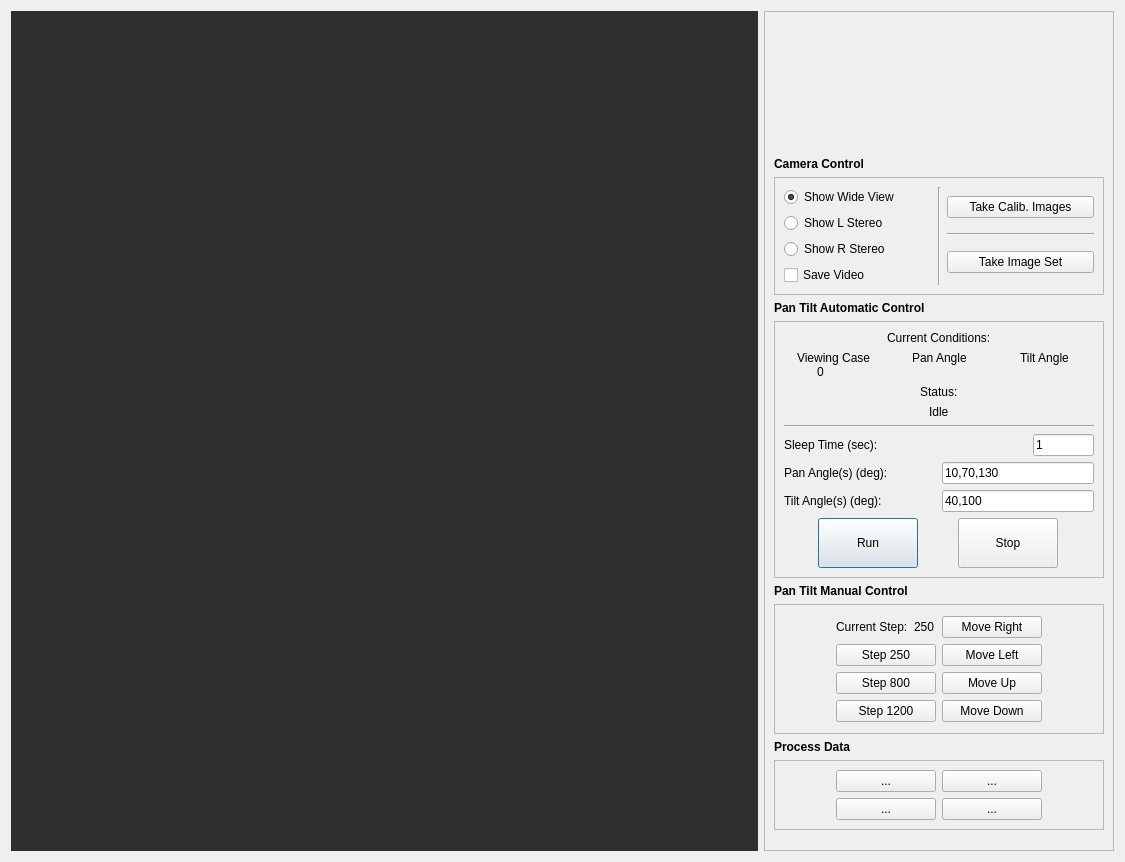
<?xml version="1.0" encoding="UTF-8"?>
<ui version="4.0">
 <class>Dialog</class>
 <widget class="QDialog" name="Dialog">
  <property name="geometry">
   <rect>
    <x>0</x>
    <y>0</y>
    <width>1125</width>
    <height>862</height>
   </rect>
  </property>
  <property name="windowTitle">
   <string>Dialog</string>
  </property>
  <layout class="QGridLayout" name="gridLayout_4">
   <item row="0" column="0">
    <widget class="QLabel" name="MainImage">
     <property name="sizePolicy">
      <sizepolicy hsizetype="Minimum" vsizetype="Expanding">
       <horstretch>6</horstretch>
       <verstretch>0</verstretch>
      </sizepolicy>
     </property>
     <property name="toolTip">
      <string>Time between each view.</string>
     </property>
     <property name="styleSheet">
      <string notr="true">background-color: rgb(47, 47, 47);</string>
     </property>
     <property name="text">
      <string/>
     </property>
    </widget>
   </item>
   <item row="0" column="1">
    <widget class="QScrollArea" name="scrollArea">
     <property name="sizePolicy">
      <sizepolicy hsizetype="Fixed" vsizetype="Expanding">
       <horstretch>0</horstretch>
       <verstretch>0</verstretch>
      </sizepolicy>
     </property>
     <property name="minimumSize">
      <size>
       <width>350</width>
       <height>0</height>
      </size>
     </property>
     <property name="baseSize">
      <size>
       <width>100</width>
       <height>0</height>
      </size>
     </property>
     <property name="horizontalScrollBarPolicy">
      <enum>Qt::ScrollBarAlwaysOff</enum>
     </property>
     <property name="widgetResizable">
      <bool>true</bool>
     </property>
     <widget class="QWidget" name="scrollAreaWidgetContents">
      <property name="geometry">
       <rect>
        <x>0</x>
        <y>0</y>
        <width>385</width>
        <height>847</height>
       </rect>
      </property>
      <layout class="QGridLayout" name="gridLayout_2">
       <item row="0" column="0">
        <layout class="QVBoxLayout" name="verticalLayout" stretch="0,0,0,0,0,0,0,0,0,0">
         <property name="topMargin">
          <number>0</number>
         </property>
         <item>
          <widget class="QLabel" name="label_6">
           <property name="text">
            <string/>
           </property>
          </widget>
         </item>
         <item>
          <widget class="QLabel" name="CollectImage">
           <property name="sizePolicy">
            <sizepolicy hsizetype="Fixed" vsizetype="Fixed">
             <horstretch>0</horstretch>
             <verstretch>0</verstretch>
            </sizepolicy>
           </property>
           <property name="font">
            <font>
             <weight>75</weight>
             <bold>true</bold>
            </font>
           </property>
           <property name="styleSheet">
            <string notr="true"/>
           </property>
           <property name="text">
            <string>Camera Control</string>
           </property>
           <property name="alignment">
            <set>Qt::AlignLeading|Qt::AlignLeft|Qt::AlignVCenter</set>
           </property>
          </widget>
         </item>
         <item>
          <widget class="QFrame" name="frame_4">
           <property name="sizePolicy">
            <sizepolicy hsizetype="Preferred" vsizetype="Fixed">
             <horstretch>0</horstretch>
             <verstretch>0</verstretch>
            </sizepolicy>
           </property>
           <property name="frameShape">
            <enum>QFrame::StyledPanel</enum>
           </property>
           <property name="frameShadow">
            <enum>QFrame::Raised</enum>
           </property>
           <layout class="QGridLayout" name="gridLayout">
            <item row="0" column="0">
             <layout class="QVBoxLayout" name="verticalLayout_4">
              <item>
               <layout class="QHBoxLayout" name="horizontalLayout" stretch="0,0,0">
                <item>
                 <layout class="QVBoxLayout" name="verticalLayout_2">
                  <item>
                   <layout class="QVBoxLayout" name="verticalLayout_5">
                    <item>
                     <widget class="QRadioButton" name="ShowWideView">
                      <property name="focusPolicy">
                       <enum>Qt::NoFocus</enum>
                      </property>
                      <property name="text">
                       <string>Show Wide View</string>
                      </property>
                      <property name="checked">
                       <bool>true</bool>
                      </property>
                     </widget>
                    </item>
                    <item>
                     <widget class="QRadioButton" name="ShowLStereo">
                      <property name="focusPolicy">
                       <enum>Qt::NoFocus</enum>
                      </property>
                      <property name="text">
                       <string>Show L Stereo</string>
                      </property>
                     </widget>
                    </item>
                    <item>
                     <widget class="QRadioButton" name="ShowRStereo">
                      <property name="focusPolicy">
                       <enum>Qt::NoFocus</enum>
                      </property>
                      <property name="text">
                       <string>Show R Stereo</string>
                      </property>
                     </widget>
                    </item>
                   </layout>
                  </item>
                  <item>
                   <widget class="QCheckBox" name="SaveVideo">
                    <property name="focusPolicy">
                     <enum>Qt::NoFocus</enum>
                    </property>
                    <property name="text">
                     <string>Save Video</string>
                    </property>
                   </widget>
                  </item>
                 </layout>
                </item>
                <item>
                 <widget class="Line" name="line">
                  <property name="orientation">
                   <enum>Qt::Vertical</enum>
                  </property>
                 </widget>
                </item>
                <item>
                 <layout class="QVBoxLayout" name="verticalLayout_6">
                  <item>
                   <widget class="QPushButton" name="TakeCalibImages">
                    <property name="focusPolicy">
                     <enum>Qt::NoFocus</enum>
                    </property>
                    <property name="text">
                     <string>Take Calib. Images</string>
                    </property>
                   </widget>
                  </item>
                  <item>
                   <widget class="Line" name="line_2">
                    <property name="orientation">
                     <enum>Qt::Horizontal</enum>
                    </property>
                   </widget>
                  </item>
                  <item>
                   <widget class="QPushButton" name="TakeImageSet">
                    <property name="sizePolicy">
                     <sizepolicy hsizetype="Minimum" vsizetype="Fixed">
                      <horstretch>0</horstretch>
                      <verstretch>0</verstretch>
                     </sizepolicy>
                    </property>
                    <property name="focusPolicy">
                     <enum>Qt::NoFocus</enum>
                    </property>
                    <property name="text">
                     <string>Take Image Set</string>
                    </property>
                   </widget>
                  </item>
                 </layout>
                </item>
               </layout>
              </item>
             </layout>
            </item>
           </layout>
          </widget>
         </item>
         <item>
          <widget class="QLabel" name="ManualControl">
           <property name="sizePolicy">
            <sizepolicy hsizetype="Fixed" vsizetype="Fixed">
             <horstretch>0</horstretch>
             <verstretch>0</verstretch>
            </sizepolicy>
           </property>
           <property name="font">
            <font>
             <weight>75</weight>
             <bold>true</bold>
            </font>
           </property>
           <property name="text">
            <string>Pan Tilt Automatic Control</string>
           </property>
          </widget>
         </item>
         <item>
          <widget class="QFrame" name="frame_6">
           <property name="sizePolicy">
            <sizepolicy hsizetype="Preferred" vsizetype="Fixed">
             <horstretch>0</horstretch>
             <verstretch>0</verstretch>
            </sizepolicy>
           </property>
           <property name="frameShape">
            <enum>QFrame::StyledPanel</enum>
           </property>
           <property name="frameShadow">
            <enum>QFrame::Raised</enum>
           </property>
           <layout class="QVBoxLayout" name="verticalLayout_3">
            <item>
             <layout class="QVBoxLayout" name="verticalLayout_10">
              <item>
               <layout class="QVBoxLayout" name="verticalLayout_21">
                <item>
                 <layout class="QHBoxLayout" name="horizontalLayout_31" stretch="0">
                  <item>
                   <widget class="QLabel" name="StatusLabel_5">
                    <property name="sizePolicy">
                     <sizepolicy hsizetype="Maximum" vsizetype="Preferred">
                      <horstretch>0</horstretch>
                      <verstretch>0</verstretch>
                     </sizepolicy>
                    </property>
                    <property name="styleSheet">
                     <string notr="true"/>
                    </property>
                    <property name="text">
                     <string>Current Conditions:</string>
                    </property>
                   </widget>
                  </item>
                 </layout>
                </item>
                <item>
                 <layout class="QHBoxLayout" name="horizontalLayout_11">
                  <item>
                   <layout class="QVBoxLayout" name="verticalLayout_27">
                    <property name="spacing">
                     <number>0</number>
                    </property>
                    <item>
                     <layout class="QHBoxLayout" name="horizontalLayout_32">
                      <item>
                       <widget class="QLabel" name="label_25">
                        <property name="text">
                         <string/>
                        </property>
                       </widget>
                      </item>
                      <item>
                       <widget class="QLabel" name="label_31">
                        <property name="text">
                         <string>Viewing Case</string>
                        </property>
                       </widget>
                      </item>
                      <item>
                       <widget class="QLabel" name="label_44">
                        <property name="text">
                         <string/>
                        </property>
                       </widget>
                      </item>
                     </layout>
                    </item>
                    <item>
                     <layout class="QHBoxLayout" name="horizontalLayout_33">
                      <item>
                       <widget class="QLabel" name="label_45">
                        <property name="text">
                         <string/>
                        </property>
                       </widget>
                      </item>
                      <item>
                       <widget class="QLabel" name="ViewLabel">
                        <property name="styleSheet">
                         <string notr="true">font: 63 11pt &quot;Ubuntu&quot;;</string>
                        </property>
                        <property name="text">
                         <string>0</string>
                        </property>
                       </widget>
                      </item>
                      <item>
                       <widget class="QLabel" name="label_46">
                        <property name="text">
                         <string/>
                        </property>
                       </widget>
                      </item>
                     </layout>
                    </item>
                   </layout>
                  </item>
                  <item>
                   <layout class="QVBoxLayout" name="verticalLayout_28">
                    <property name="spacing">
                     <number>0</number>
                    </property>
                    <item>
                     <layout class="QHBoxLayout" name="horizontalLayout_34">
                      <item>
                       <widget class="QLabel" name="label_17">
                        <property name="text">
                         <string/>
                        </property>
                       </widget>
                      </item>
                      <item>
                       <widget class="QLabel" name="label_19">
                        <property name="text">
                         <string>Pan Angle</string>
                        </property>
                       </widget>
                      </item>
                      <item>
                       <widget class="QLabel" name="label_20">
                        <property name="text">
                         <string/>
                        </property>
                       </widget>
                      </item>
                     </layout>
                    </item>
                    <item>
                     <layout class="QHBoxLayout" name="horizontalLayout_35">
                      <item>
                       <widget class="QLabel" name="label_47">
                        <property name="text">
                         <string/>
                        </property>
                       </widget>
                      </item>
                      <item>
                       <widget class="QLabel" name="AzLabel">
                        <property name="styleSheet">
                         <string notr="true">font: 63 11pt &quot;Ubuntu&quot;;</string>
                        </property>
                        <property name="text">
                         <string/>
                        </property>
                       </widget>
                      </item>
                      <item>
                       <widget class="QLabel" name="label_48">
                        <property name="text">
                         <string/>
                        </property>
                       </widget>
                      </item>
                     </layout>
                    </item>
                   </layout>
                  </item>
                  <item>
                   <layout class="QVBoxLayout" name="verticalLayout_29">
                    <property name="spacing">
                     <number>0</number>
                    </property>
                    <item>
                     <layout class="QHBoxLayout" name="horizontalLayout_36">
                      <item>
                       <widget class="QLabel" name="label_49">
                        <property name="text">
                         <string/>
                        </property>
                       </widget>
                      </item>
                      <item>
                       <widget class="QLabel" name="label_50">
                        <property name="text">
                         <string>Tilt Angle</string>
                        </property>
                       </widget>
                      </item>
                      <item>
                       <widget class="QLabel" name="label_51">
                        <property name="text">
                         <string/>
                        </property>
                       </widget>
                      </item>
                     </layout>
                    </item>
                    <item>
                     <layout class="QHBoxLayout" name="horizontalLayout_37">
                      <item>
                       <widget class="QLabel" name="label_52">
                        <property name="text">
                         <string/>
                        </property>
                       </widget>
                      </item>
                      <item>
                       <widget class="QLabel" name="ZenLabel">
                        <property name="styleSheet">
                         <string notr="true">font: 63 11pt &quot;Ubuntu&quot;;</string>
                        </property>
                        <property name="text">
                         <string/>
                        </property>
                       </widget>
                      </item>
                      <item>
                       <widget class="QLabel" name="label_53">
                        <property name="text">
                         <string/>
                        </property>
                       </widget>
                      </item>
                     </layout>
                    </item>
                   </layout>
                  </item>
                 </layout>
                </item>
               </layout>
              </item>
              <item alignment="Qt::AlignHCenter">
               <widget class="QLabel" name="label_54">
                <property name="text">
                 <string>Status:</string>
                </property>
               </widget>
              </item>
              <item>
               <layout class="QHBoxLayout" name="horizontalLayout_38" stretch="0">
                <item>
                 <widget class="QLabel" name="StatusLabel">
                  <property name="sizePolicy">
                   <sizepolicy hsizetype="Maximum" vsizetype="Preferred">
                    <horstretch>0</horstretch>
                    <verstretch>0</verstretch>
                   </sizepolicy>
                  </property>
                  <property name="styleSheet">
                   <string notr="true">font: 63 11pt &quot;Ubuntu&quot;;</string>
                  </property>
                  <property name="text">
                   <string>Idle</string>
                  </property>
                 </widget>
                </item>
               </layout>
              </item>
              <item>
               <widget class="Line" name="line_5">
                <property name="orientation">
                 <enum>Qt::Horizontal</enum>
                </property>
               </widget>
              </item>
              <item>
               <layout class="QVBoxLayout" name="verticalLayout_11">
                <item>
                 <layout class="QHBoxLayout" name="horizontalLayout_7" stretch="4,1">
                  <item>
                   <widget class="QLabel" name="label_5">
                    <property name="text">
                     <string>Sleep Time (sec):          </string>
                    </property>
                   </widget>
                  </item>
                  <item>
                   <widget class="QLineEdit" name="TimeInput">
                    <property name="sizePolicy">
                     <sizepolicy hsizetype="Preferred" vsizetype="Fixed">
                      <horstretch>0</horstretch>
                      <verstretch>0</verstretch>
                     </sizepolicy>
                    </property>
                    <property name="text">
                     <string>1</string>
                    </property>
                   </widget>
                  </item>
                 </layout>
                </item>
                <item>
                 <layout class="QHBoxLayout" name="horizontalLayout_39">
                  <item>
                   <widget class="QLabel" name="label_12">
                    <property name="text">
                     <string>Pan Angle(s) (deg):  </string>
                    </property>
                   </widget>
                  </item>
                  <item>
                   <widget class="QLineEdit" name="AzInput">
                    <property name="sizePolicy">
                     <sizepolicy hsizetype="Preferred" vsizetype="Fixed">
                      <horstretch>0</horstretch>
                      <verstretch>0</verstretch>
                     </sizepolicy>
                    </property>
                    <property name="text">
                     <string>10,70,130</string>
                    </property>
                    <property name="readOnly">
                     <bool>false</bool>
                    </property>
                    <property name="placeholderText">
                     <string>angle1,angle2...</string>
                    </property>
                    <property name="cursorMoveStyle">
                     <enum>Qt::VisualMoveStyle</enum>
                    </property>
                   </widget>
                  </item>
                 </layout>
                </item>
                <item>
                 <layout class="QHBoxLayout" name="horizontalLayout_40">
                  <item>
                   <widget class="QLabel" name="label_55">
                    <property name="text">
                     <string>Tilt Angle(s) (deg):</string>
                    </property>
                   </widget>
                  </item>
                  <item>
                   <widget class="QLineEdit" name="ZenInput">
                    <property name="sizePolicy">
                     <sizepolicy hsizetype="Preferred" vsizetype="Fixed">
                      <horstretch>0</horstretch>
                      <verstretch>0</verstretch>
                     </sizepolicy>
                    </property>
                    <property name="text">
                     <string>40,100</string>
                    </property>
                    <property name="placeholderText">
                     <string>angle1,angle2...</string>
                    </property>
                   </widget>
                  </item>
                 </layout>
                </item>
               </layout>
              </item>
              <item>
               <layout class="QHBoxLayout" name="horizontalLayout_41">
                <item>
                 <widget class="QPushButton" name="Run">
                  <property name="sizePolicy">
                   <sizepolicy hsizetype="Fixed" vsizetype="Fixed">
                    <horstretch>0</horstretch>
                    <verstretch>0</verstretch>
                   </sizepolicy>
                  </property>
                  <property name="minimumSize">
                   <size>
                    <width>100</width>
                    <height>50</height>
                   </size>
                  </property>
                  <property name="baseSize">
                   <size>
                    <width>100</width>
                    <height>75</height>
                   </size>
                  </property>
                  <property name="text">
                   <string>Run</string>
                  </property>
                 </widget>
                </item>
                <item>
                 <widget class="QPushButton" name="Stop">
                  <property name="sizePolicy">
                   <sizepolicy hsizetype="Fixed" vsizetype="Fixed">
                    <horstretch>0</horstretch>
                    <verstretch>0</verstretch>
                   </sizepolicy>
                  </property>
                  <property name="minimumSize">
                   <size>
                    <width>100</width>
                    <height>50</height>
                   </size>
                  </property>
                  <property name="baseSize">
                   <size>
                    <width>100</width>
                    <height>75</height>
                   </size>
                  </property>
                  <property name="text">
                   <string>Stop</string>
                  </property>
                 </widget>
                </item>
               </layout>
              </item>
             </layout>
            </item>
           </layout>
          </widget>
         </item>
         <item>
          <widget class="QLabel" name="ManualControl_2">
           <property name="sizePolicy">
            <sizepolicy hsizetype="Fixed" vsizetype="Fixed">
             <horstretch>0</horstretch>
             <verstretch>0</verstretch>
            </sizepolicy>
           </property>
           <property name="font">
            <font>
             <weight>75</weight>
             <bold>true</bold>
            </font>
           </property>
           <property name="text">
            <string>Pan Tilt Manual Control</string>
           </property>
          </widget>
         </item>
         <item>
          <widget class="QFrame" name="frame">
           <property name="frameShape">
            <enum>QFrame::StyledPanel</enum>
           </property>
           <property name="frameShadow">
            <enum>QFrame::Raised</enum>
           </property>
           <layout class="QGridLayout" name="gridLayout_5">
            <item row="0" column="0">
             <layout class="QHBoxLayout" name="horizontalLayout_44">
              <item>
               <layout class="QVBoxLayout" name="verticalLayout_14">
                <item>
                 <layout class="QHBoxLayout" name="horizontalLayout_45">
                  <item>
                   <widget class="QLabel" name="label_9">
                    <property name="styleSheet">
                     <string notr="true">font: 63 8pt &quot;Ubuntu&quot;;</string>
                    </property>
                    <property name="text">
                     <string>Current Step:</string>
                    </property>
                   </widget>
                  </item>
                  <item>
                   <widget class="QLabel" name="CurrentStep_4">
                    <property name="styleSheet">
                     <string notr="true">font: 63 9pt &quot;Ubuntu&quot;;</string>
                    </property>
                    <property name="text">
                     <string>250</string>
                    </property>
                   </widget>
                  </item>
                 </layout>
                </item>
                <item>
                 <widget class="QPushButton" name="Step1">
                  <property name="sizePolicy">
                   <sizepolicy hsizetype="Minimum" vsizetype="Fixed">
                    <horstretch>0</horstretch>
                    <verstretch>0</verstretch>
                   </sizepolicy>
                  </property>
                  <property name="maximumSize">
                   <size>
                    <width>100</width>
                    <height>16777215</height>
                   </size>
                  </property>
                  <property name="text">
                   <string>Step 250</string>
                  </property>
                 </widget>
                </item>
                <item>
                 <widget class="QPushButton" name="Step2">
                  <property name="sizePolicy">
                   <sizepolicy hsizetype="Minimum" vsizetype="Fixed">
                    <horstretch>0</horstretch>
                    <verstretch>0</verstretch>
                   </sizepolicy>
                  </property>
                  <property name="maximumSize">
                   <size>
                    <width>100</width>
                    <height>16777215</height>
                   </size>
                  </property>
                  <property name="text">
                   <string>Step 800</string>
                  </property>
                 </widget>
                </item>
                <item>
                 <widget class="QPushButton" name="Step3">
                  <property name="sizePolicy">
                   <sizepolicy hsizetype="Minimum" vsizetype="Fixed">
                    <horstretch>0</horstretch>
                    <verstretch>0</verstretch>
                   </sizepolicy>
                  </property>
                  <property name="maximumSize">
                   <size>
                    <width>100</width>
                    <height>16777215</height>
                   </size>
                  </property>
                  <property name="text">
                   <string>Step 1200</string>
                  </property>
                 </widget>
                </item>
               </layout>
              </item>
              <item>
               <layout class="QVBoxLayout" name="verticalLayout_31">
                <item>
                 <widget class="QPushButton" name="MoveRight">
                  <property name="sizePolicy">
                   <sizepolicy hsizetype="Minimum" vsizetype="Fixed">
                    <horstretch>0</horstretch>
                    <verstretch>0</verstretch>
                   </sizepolicy>
                  </property>
                  <property name="maximumSize">
                   <size>
                    <width>100</width>
                    <height>16777215</height>
                   </size>
                  </property>
                  <property name="text">
                   <string>Move Right</string>
                  </property>
                 </widget>
                </item>
                <item>
                 <widget class="QPushButton" name="MoveLeft">
                  <property name="sizePolicy">
                   <sizepolicy hsizetype="Minimum" vsizetype="Fixed">
                    <horstretch>0</horstretch>
                    <verstretch>0</verstretch>
                   </sizepolicy>
                  </property>
                  <property name="maximumSize">
                   <size>
                    <width>100</width>
                    <height>16777215</height>
                   </size>
                  </property>
                  <property name="text">
                   <string>Move Left</string>
                  </property>
                 </widget>
                </item>
                <item>
                 <widget class="QPushButton" name="MoveUp">
                  <property name="sizePolicy">
                   <sizepolicy hsizetype="Minimum" vsizetype="Fixed">
                    <horstretch>0</horstretch>
                    <verstretch>0</verstretch>
                   </sizepolicy>
                  </property>
                  <property name="maximumSize">
                   <size>
                    <width>100</width>
                    <height>16777215</height>
                   </size>
                  </property>
                  <property name="text">
                   <string>Move Up</string>
                  </property>
                 </widget>
                </item>
                <item>
                 <widget class="QPushButton" name="MoveDown">
                  <property name="sizePolicy">
                   <sizepolicy hsizetype="Minimum" vsizetype="Fixed">
                    <horstretch>0</horstretch>
                    <verstretch>0</verstretch>
                   </sizepolicy>
                  </property>
                  <property name="maximumSize">
                   <size>
                    <width>100</width>
                    <height>16777215</height>
                   </size>
                  </property>
                  <property name="text">
                   <string>Move Down</string>
                  </property>
                 </widget>
                </item>
               </layout>
              </item>
             </layout>
            </item>
           </layout>
          </widget>
         </item>
         <item>
          <widget class="QLabel" name="ProcessData">
           <property name="sizePolicy">
            <sizepolicy hsizetype="Fixed" vsizetype="Fixed">
             <horstretch>0</horstretch>
             <verstretch>0</verstretch>
            </sizepolicy>
           </property>
           <property name="font">
            <font>
             <weight>75</weight>
             <bold>true</bold>
            </font>
           </property>
           <property name="text">
            <string>Process Data</string>
           </property>
          </widget>
         </item>
         <item>
          <widget class="QFrame" name="frame_5">
           <property name="sizePolicy">
            <sizepolicy hsizetype="Preferred" vsizetype="Fixed">
             <horstretch>0</horstretch>
             <verstretch>0</verstretch>
            </sizepolicy>
           </property>
           <property name="frameShape">
            <enum>QFrame::StyledPanel</enum>
           </property>
           <property name="frameShadow">
            <enum>QFrame::Raised</enum>
           </property>
           <layout class="QGridLayout" name="gridLayout_3">
            <item row="0" column="0">
             <layout class="QVBoxLayout" name="verticalLayout_18">
              <item>
               <layout class="QHBoxLayout" name="horizontalLayout_9">
                <item>
                 <layout class="QVBoxLayout" name="verticalLayout_19">
                  <item>
                   <widget class="QPushButton" name="Calibrate_2">
                    <property name="sizePolicy">
                     <sizepolicy hsizetype="Minimum" vsizetype="Fixed">
                      <horstretch>0</horstretch>
                      <verstretch>0</verstretch>
                     </sizepolicy>
                    </property>
                    <property name="maximumSize">
                     <size>
                      <width>100</width>
                      <height>16777215</height>
                     </size>
                    </property>
                    <property name="text">
                     <string>...</string>
                    </property>
                   </widget>
                  </item>
                  <item>
                   <widget class="QPushButton" name="pushButton_15">
                    <property name="sizePolicy">
                     <sizepolicy hsizetype="Minimum" vsizetype="Fixed">
                      <horstretch>0</horstretch>
                      <verstretch>0</verstretch>
                     </sizepolicy>
                    </property>
                    <property name="maximumSize">
                     <size>
                      <width>100</width>
                      <height>16777215</height>
                     </size>
                    </property>
                    <property name="text">
                     <string>...</string>
                    </property>
                   </widget>
                  </item>
                 </layout>
                </item>
                <item>
                 <layout class="QVBoxLayout" name="verticalLayout_20">
                  <item>
                   <widget class="QPushButton" name="pushButton_16">
                    <property name="sizePolicy">
                     <sizepolicy hsizetype="Minimum" vsizetype="Fixed">
                      <horstretch>0</horstretch>
                      <verstretch>0</verstretch>
                     </sizepolicy>
                    </property>
                    <property name="maximumSize">
                     <size>
                      <width>100</width>
                      <height>16777215</height>
                     </size>
                    </property>
                    <property name="text">
                     <string>...</string>
                    </property>
                   </widget>
                  </item>
                  <item>
                   <widget class="QPushButton" name="pushButton_17">
                    <property name="sizePolicy">
                     <sizepolicy hsizetype="Minimum" vsizetype="Fixed">
                      <horstretch>0</horstretch>
                      <verstretch>0</verstretch>
                     </sizepolicy>
                    </property>
                    <property name="maximumSize">
                     <size>
                      <width>100</width>
                      <height>16777215</height>
                     </size>
                    </property>
                    <property name="text">
                     <string>...</string>
                    </property>
                   </widget>
                  </item>
                 </layout>
                </item>
               </layout>
              </item>
             </layout>
            </item>
           </layout>
          </widget>
         </item>
         <item>
          <widget class="QLabel" name="label_2">
           <property name="sizePolicy">
            <sizepolicy hsizetype="MinimumExpanding" vsizetype="Maximum">
             <horstretch>0</horstretch>
             <verstretch>0</verstretch>
            </sizepolicy>
           </property>
           <property name="maximumSize">
            <size>
             <width>16777215</width>
             <height>5</height>
            </size>
           </property>
           <property name="text">
            <string/>
           </property>
          </widget>
         </item>
        </layout>
       </item>
      </layout>
     </widget>
    </widget>
   </item>
  </layout>
 </widget>
 <resources/>
 <connections/>
</ui>
